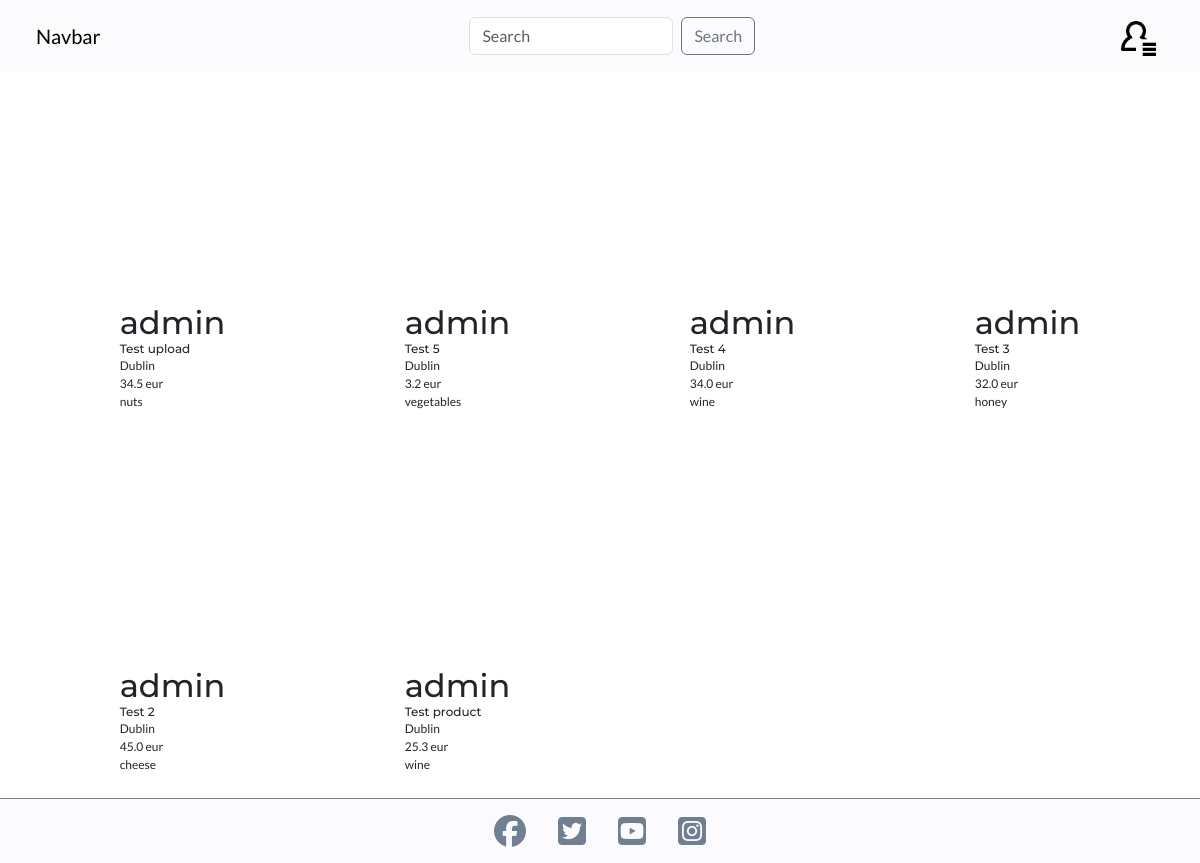
/products/, run on an earlier commit of the app's database.
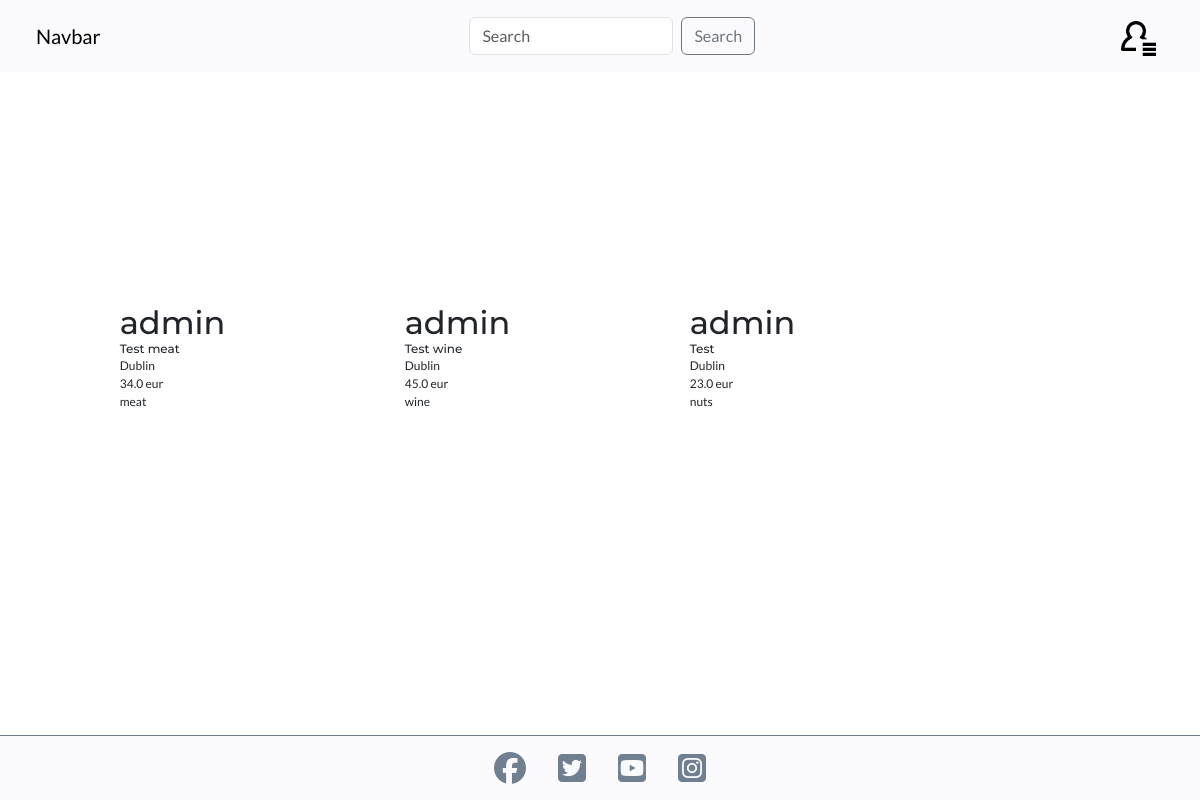
And on a later commit of the database.
### products/models.py (models this page shows, shortened)
class Product(models.Model):
    user = models.ForeignKey(
        User,
        on_delete=models.CASCADE,
        related_name="producer"
        )
    title = models.CharField(max_length=150, null=False, blank=False)
    description = models.TextField(null=False, blank=False)
    country = models.CharField(max_length=200)
    city = models.CharField(max_length=200)
    created_date = models.DateTimeField(auto_now_add=True)
    updated_date = models.DateTimeField(auto_now=True)
    image = CloudinaryField('image', default='placeholder')
    category = models.CharField(
        max_length=50,
        choices=CATEGORIES,
        default="other"
        )
    price = models.FloatField()
    currency = models.CharField(
        max_length=10,
        choices=CURRENCIES,
        default="eur"
        )
    available = models.BooleanField()
    slug = models.SlugField(max_length=200)
    class Meta:
        ordering = ['-updated_date']

### products/views.py (the view)
# urls.py: path('', ProductsList.as_view(), name='products'),
class ProductsList(generic.ListView):
    model = Product
    template_name = 'products/products.html'
    context_object_name = 'products'
    paginate_by = 6
    def get_queryset(self, **kwargs):
        query = self.request.GET.get('q')
        if query:
            products = self.model.objects.filter(
                Q(title__icontains=query) |
                Q(description__icontains=query) |
                Q(category__icontains=query)
            ).filter(
                available=True
            ).order_by(
                '-updated_date'
            )
        else:
            products = self.model.objects.filter(available=True).order_by('-updated_date')
        return products

### products/templates/products/products.html (shortened to what this page needs)
{% extends 'base.html' %}
{% block content %}
    <div class="container">
        <div class="row">
            {% for product in products %}
                <div class="d-flex col-12 col-md-6 col-lg-3 justify-content-center">
                    <div class="card m-3 mt-4">
                        <div class="card-body">
                            <h2 class="card-title">{{ product.user }}</h2>
                            <h2 class="card-text">{{ product.title }}</h2>
                            <p class="card-text">{{ product.city }}</p>
                            <p class="card-text">{{ product.price }} {{ product.currency }}</p>
                            <p class="card-text">{{ product.category }}</p>
                        </div>
                    </div>
                </div>
            {% endfor %}
        </div>
    </div>
{% endblock %}

### templates/base.html (shortened to what this page needs)
{% load static %}
<!DOCTYPE html>
<html lang="en">
<head>
    <link href="https://cdn.jsdelivr.net/npm/bootstrap@5.3.2/dist/css/bootstrap.min.css" rel="stylesheet">
    <link rel="stylesheet" href="{% static './css/base.css' %}">
</head>
<body>
    <header>
        {% with request.resolver_match.url_name as url_name %}
            <nav class="navbar navbar-expand">
                <div class="container-fluid justify-content-between">
                    <a class="navbar-brand" href="{% url 'home' %}">Navbar</a>
                    <form class="d-flex {% if 'account' in url_name %}hidden{% endif %}" role="search" method="GET" action="{% url 'products' %}">
                        <input class="form-control me-2" name="q" type="search" placeholder="Search" aria-label="Search">
                        <button class="btn btn-outline-secondary" type="submit">Search</button>
                    </form>
                    <div class="collapse navbar-collapse" id="navbarSupportedContent">
                        <ul class="navbar-nav ms-auto">
                            <li class="nav-item dropdown">
                                <a class="nav-link" href="#" role="button" data-bs-toggle="dropdown" aria-expanded="false">
                                    <img src="{% static 'icons/icon_menu_1.png' %}" alt="Profile Menu Icon" id="icon-menu">
                                </a>
                            </li>
                        </ul>
                    </div>
                </div>
            </nav>
        {% endwith %}
    </header>
    <main>
        {% block content %}
        {% endblock %}
    </main>
    <footer>
        <a href="https://facebook.com" target="_blank" rel="noopener"
            aria-label="Visit our Facebook page (opens in a new tab)"><i class="fab fa-facebook social-media-icon"></i></a>
        <a href="https://twitter.com" target="_blank" rel="noopener"
            aria-label="Visit our Twitter page (opens in a new tab)"><i
                class="fab fa-twitter-square social-media-icon"></i></a>
        <a href="https://youtube.com" target="_blank" rel="noopener"
            aria-label="Visit our Youtube page (opens in a new tab)"><i
                class="fab fa-youtube-square social-media-icon"></i></a>
        <a href="https://instagram.com" target="_blank" rel="noopener"
            aria-label="Visit our Instagram page (opens in a new tab)"><i
                class="fab fa-instagram-square social-media-icon"></i></a>
    </footer>
</body>
</html>

### static/css/base.css (style rules this page uses)
:root { --title: 'Montserrat', sans-serif; --body: 'Lato', sans-serif; --spring-green: rgb(41,122,76); --russet: rgb(139,69,19); --lavender: rgb(216,212,242); --off-lavender: rgba(216,212,242,0.1); --cocoa-brown: rgb(210,105,30); --azure: rgb(0,127,255); --slate-gray: rgb(112, 128, 144); --cloud-white: rgb(255, 255, 255); --beige: rgb(245, 245, 220); --box-shadow-small-lavender: 0px 0px 6px -1px rgb(216,212,242); }
html, body { height: 100%; }
body { display: flex; flex-direction: column; font-family: var(--body); }
main { flex: 1 0 auto; }
h1, h2, h3, h4, h5, h6 { font-family: var(--title); }
a { text-decoration: none; }
ul { list-style-type: none; }
.navbar { padding: 0.5rem 1.5rem; background-color: var(--off-lavender); }
.navbar-collapse { flex-grow: 0; }
#icon-menu { height: 2.5rem; }
footer { flex-shrink: 0; display: flex; flex-direction: row; align-items: center; justify-content: center; border-top: 1px solid var(--slate-gray); background-color: var(--off-lavender); }
.social-media-icon { font-size: 200%; padding: 1rem; color: var(--slate-gray); }
.card { border: none; }
.card-body { padding: 0.5rem; }
.card-title { margin: 0; }
.card-text { margin-bottom: 0; font-size: 75% }

What changed in the data, as far as the page shows it:
removed Product: user "admin", title "Test upload", city "Dublin", price "34.5", currency "eur", category "nuts"
removed Product: user "admin", title "Test 5", city "Dublin", price "3.2", currency "eur", category "vegetables"
removed Product: user "admin", title "Test 4", city "Dublin", price "34.0", currency "eur", category "wine"
removed Product: user "admin", title "Test 3", city "Dublin", price "32.0", currency "eur", category "honey"
removed Product: user "admin", title "Test 2", city "Dublin", price "45.0", currency "eur", category "cheese"
removed Product: user "admin", title "Test product", city "Dublin", price "25.3", currency "eur", category "wine"
added Product: user "admin", title "Test meat", city "Dublin", price "34.0", currency "eur", category "meat"
added Product: user "admin", title "Test wine", city "Dublin", price "45.0", currency "eur", category "wine"
added Product: user "admin", title "Test", city "Dublin", price "23.0", currency "eur", category "nuts"
